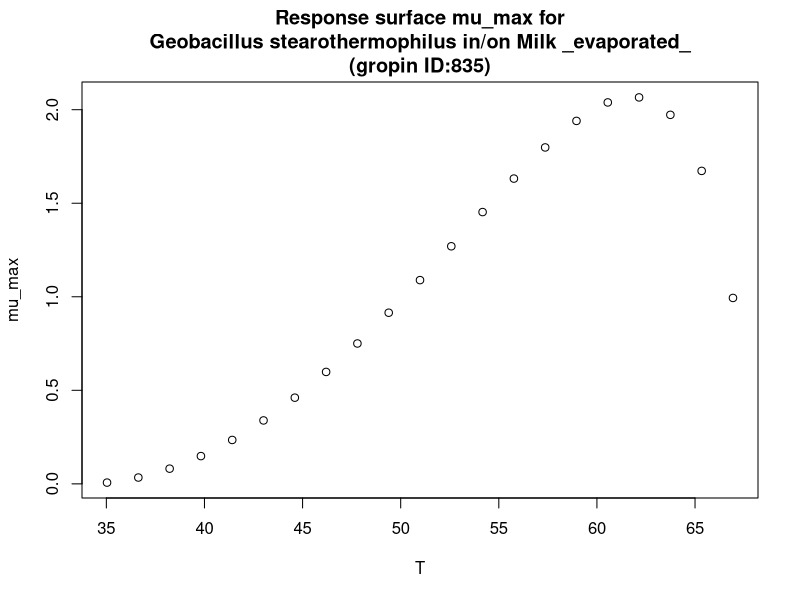

This chart was generated by the following R code:
#############################
# start of Parameter script
#############################
T <- seq(35.035,66.9330669330669,length.out=21)
#############################
# end of Parameter script
#############################
############################# 
# start of Model script Gropin ID 835 
#############################
 
# constant coefficients for this model
 
variables <- data.frame(T)
argumentsPar <- expand.grid(variables)
 
# heart of the model
response_surface <- function(T) {
   mumax <-2.068*(((T-68.14)*((T-33.76)^2))/((61.82-33.76)*((61.82-33.76)*(T-61.82)-(61.82-68.14)*(61.82+33.76-2*T))))

return(mumax=mumax)
} 

# output parameters
mumax <- cbind(argumentsPar,response_surface(argumentsPar['T']))
colnames(mumax) <- c(colnames(argumentsPar),'mumax')
#############################
# End of Model script
#############################
############################# 
# start of Visualisation script Gropin ID 835 
#############################
plot(T,mumax$mumax,
                          xlab='T',
                          ylab='mu_max',main='Response surface mu_max for
Geobacillus stearothermophilus in/on Milk _evaporated_
(gropin ID:835)')
#############################
# End of Visualisation script
#############################
